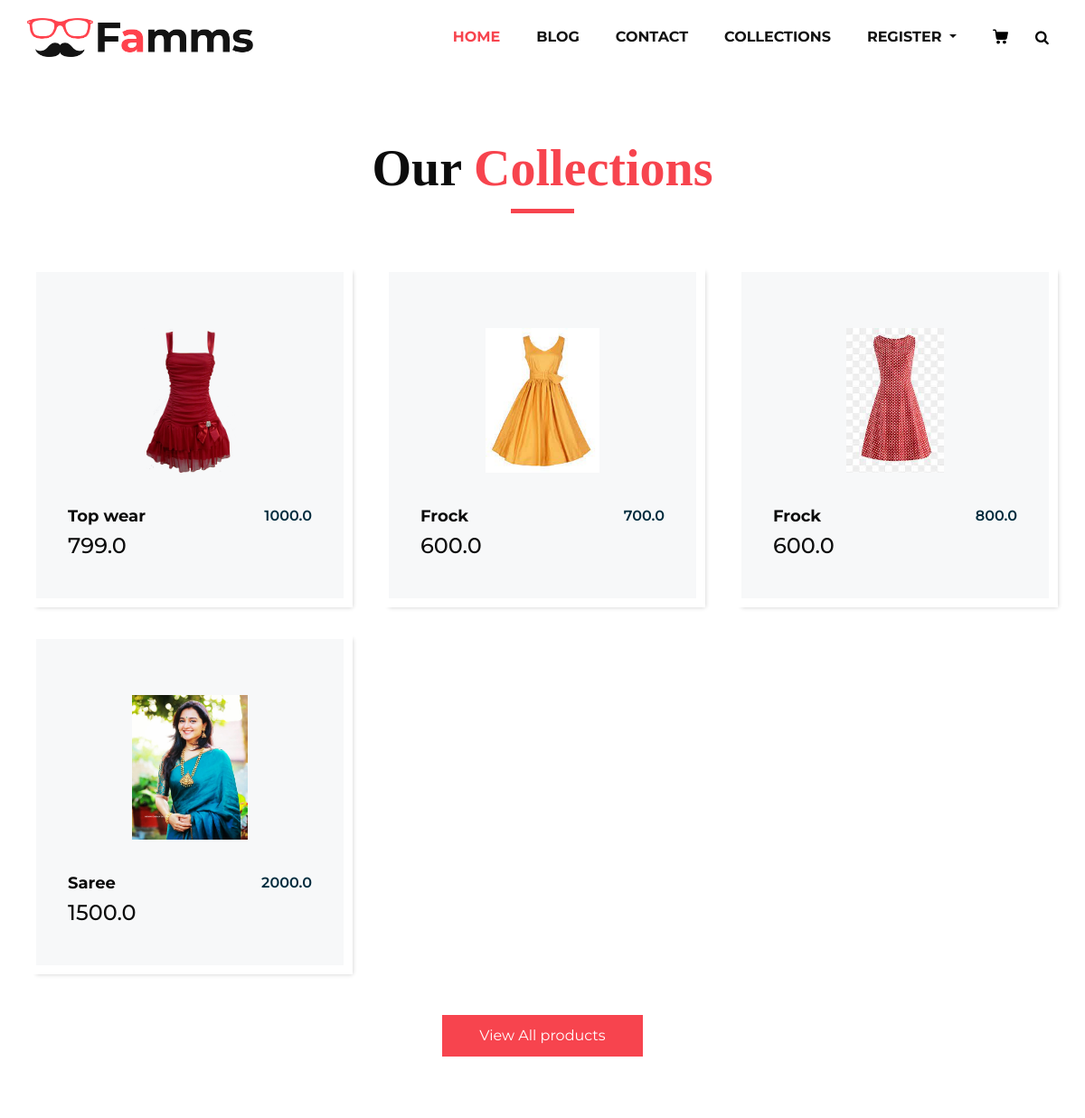
/collections/Women (upper part), run on an earlier commit of the app's database.
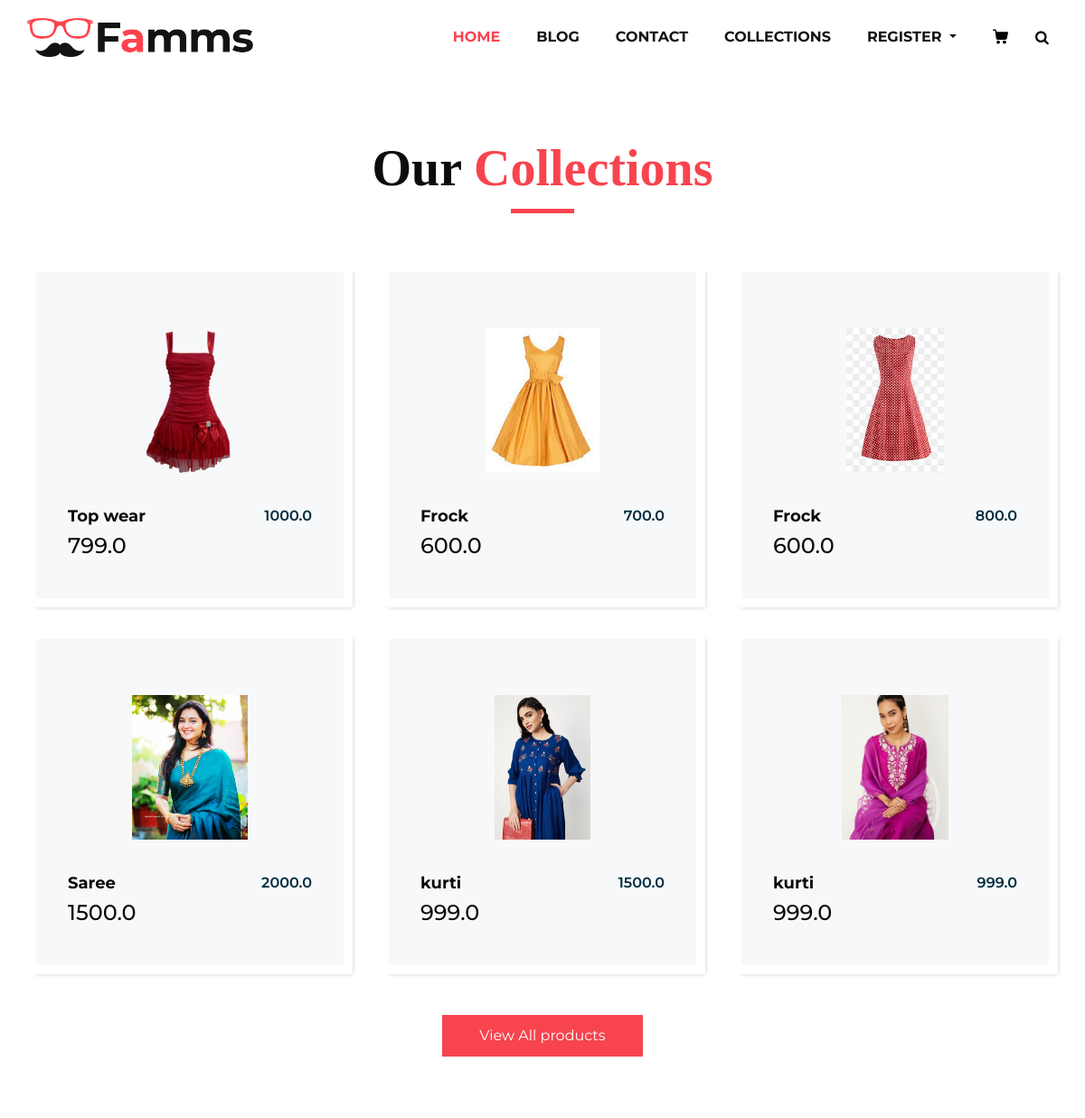
And on a later commit of the database.
### home/models.py (models this page shows, shortened)
class Product(models.Model):
    category = models.ForeignKey(Category,on_delete=models.CASCADE)
    slug = models.CharField(max_length=50, null = False, blank = False)
    name = models.CharField(max_length=100,null=False,blank = False)
    product_image =models.ImageField(upload_to="category_img",null =False,blank=False)
    description = models.CharField(max_length=500,null=False,blank = False)
    quantity = models.IntegerField(null=False,blank=False)
    original_price =models.FloatField(null=False,blank=False)
    selling_price = models.FloatField(null=False,blank=False)
    status = models.IntegerField(default=False,help_text="0=default, 1=hidden")
    trending = models.BooleanField(default=False,help_text="0=default, 1=hidden")

### home/views.py (the view)
# urls.py: path('collections/<str:slug>',views.collectionsview,name="collectionsview"),
def collectionsview(request,slug):
    if(Category.objects.filter(slug=slug,status = 0)):
        product = Product.objects.filter(category__slug = slug)
    else:
        messages.error(request, "Category not found")
        return redirect('collcetions')
    return render(request,'product.html',{"product":product})

### home/templates/product.html (shortened to what this page needs)
{% extends 'layouts/submain.html' %}
{% load static %}
{% block body %}
<section class="product_section layout_padding">
   <div class="container">
      <div class="heading_container heading_center">
         <h2>
            Our <span>Collections</span>
         </h2>
      </div>
      <div class="row">
         {% for item in product %}
         <div class="col-sm-6 col-md-4 col-lg-4">
            <div class="box">
               <div class="img-box">
                  <img src="{{item.product_image.url}}" alt="">
               </div>
               <div class="detail-box">
                  <h5>
                     {{item.name}}
                  </h5>
                <h6>
                    {{item.original_price}}
                </h6>
               </div>
               <h4>{{item.selling_price}}
               </h4>
            </div>
         </div>
         {% endfor %}
      </div>
      <div class="btn-box">
         <a href="">
         View All products
         </a>
      </div>
   </div>
</section>
{% endblock %}

### home/templates/layouts/submain.html (shortened to what this page needs)
{% load static %}
<!DOCTYPE html>
<html>
   <head>
      <link rel="stylesheet" type="text/css" href="{% static 'css/bootstrap.css' %}" />
      <link href="{% static 'css/font-awesome.min.css' %}" rel="stylesheet" />
      <link href="{% static 'css/style.css' %}" rel="stylesheet" />
      <link href="{% static 'css/responsive.css' %}" rel="stylesheet" />
   </head>
   <body>
      <div>
      {% include 'inc/navbar.html' %}
      </div>
      {% block body%}
      {% endblock %}
  </body>
</html>

### home/templates/inc/navbar.html (shortened to what this page needs)
{% load static %}
    <header class="header_section">
       <div class="container">
          <nav class="navbar navbar-expand-lg custom_nav-container ">
             <a class="navbar-brand" href="index.html"><img width="250" src="{% static 'images/logo.png'%}" alt="#" /></a>
             <div class="collapse navbar-collapse" id="navbarSupportedContent">
                <ul class="navbar-nav">
                   <li class="nav-item active">
                      <a class="nav-link" href="{%url 'home'%}">Home <span class="sr-only">(current)</span></a>
                   </li>
                   <li class="nav-item">
                     <a class="nav-link" href="blog_list.html">Blog</a>
                  </li>
                  <li class="nav-item">
                     <a class="nav-link" href="{%url 'contact'%}">Contact</a>
                  </li>
                  <li class="nav-item">
                     <a class="nav-link" href="{% url 'collections' %}">Collections</a>
                  </li>
                   {% if user.is_authenticated %}
                   <li class="nav-item">
                     <a class="nav-link" href="{%url 'logout'%}">Logout</a>
                  </li>
                  {% else %}
                   <li class="nav-item dropdown">
                    <a class="nav-link dropdown-toggle" href="#" data-toggle="dropdown" role="button" aria-haspopup="true" aria-expanded="true"> <span class="nav-label">Register </a>
                 </li>
                 {% endif %}
                   <li class="nav-item">
                      <a class="nav-link" href="#">
                      </a>
                   </li>
                   <form class="form-inline">
                      <button class="btn  my-2 my-sm-0 nav_search-btn" type="submit">
                      <i class="fa fa-search" aria-hidden="true"></i>
                      </button>
                   </form>
                </ul>
             </div>
          </nav>
       </div>
    </header>

### home/static/css/style.css (style rules this page uses)
* { box-sizing: border-box; }
body { font-family: 'Montserrat', sans-serif; color: #0c0c0c; background-color: #ffffff; overflow-x: hidden; }
.layout_padding { padding: 70px 0; }
h1, h2 { font-family: 'Playfair Display', serif; }
.heading_container { display: -webkit-box; display: -ms-flexbox; display: flex; -webkit-box-orient: vertical; -webkit-box-direction: normal; -ms-flex-direction: column; flex-direction: column; -webkit-box-align: start; -ms-flex-align: start; align-items: flex-start; }
.heading_container h2 { position: relative; margin-bottom: 0; font-size: 3.5rem; font-weight: bold; }
.heading_container h2::after { content: ""; display: block; width: 70px; height: 5px; background: #f7444e; margin: 10px auto 10px; }
.heading_container h2 span { color: #f7444e; }
.heading_container.heading_center { -webkit-box-align: center; -ms-flex-align: center; align-items: center; text-align: center; }
a, a:hover, a:focus { text-decoration: none; }
.btn, .btn:focus { outline: none !important; -webkit-box-shadow: none; box-shadow: none; }
.header_section { padding: 15px 0; }
.navbar-brand { font-family: 'Playfair Display', serif; }
.custom_nav-container { padding: 0; }
.custom_nav-container .navbar-nav { margin-left: auto; }
.custom_nav-container .navbar-nav .nav-item .nav-link { padding: 5px 20px; color: #131313; text-align: center; text-transform: uppercase; border-radius: 5px; -webkit-transition: all 0.3s; transition: all 0.3s; font-weight: 700; }
.custom_nav-container .navbar-nav .nav-item .nav-link svg { width: 17px; height: auto; fill: #000000; margin-bottom: 2px; }
.custom_nav-container .navbar-nav .nav-item:hover .nav-link, .custom_nav-container .navbar-nav .nav-item.active .nav-link { color: #f7444e; }
.custom_nav-container .nav_search-btn { width: 35px; height: 35px; padding: 0; border: none; color: #000000; }
.product_section .heading_container { margin-bottom: 20px; }
.product_section .box { position: relative; margin-top: 25px; padding: 35px 35px; background-color: #f7f8f9; -webkit-transition: all .3s; transition: all .3s; overflow: hidden; box-shadow: 5px 5px 5px -5px rgba(0,0,0,.2); border: solid #fff 10px; }
.product_section .box .img-box { display: -webkit-box; display: -ms-flexbox; display: flex; -webkit-box-pack: center; -ms-flex-pack: center; justify-content: center; -webkit-box-align: center; -ms-flex-align: center; align-items: center; height: 215px; }
.product_section .box .img-box img { max-width: 100%; max-height: 160px; -webkit-transition: all .3s; transition: all .3s; }
.product_section .box .detail-box { text-align: center; display: -webkit-box; display: -ms-flexbox; display: flex; -webkit-box-pack: justify; -ms-flex-pack: justify; justify-content: space-between; }
.product_section .box .detail-box h5 { font-size: 18px; margin-top: 10px; }
.product_section .box .detail-box h6 { margin-top: 10px; color: #002c3e; font-weight: 600; }
.product_section .btn-box { display: -webkit-box; display: -ms-flexbox; display: flex; -webkit-box-pack: center; -ms-flex-pack: center; justify-content: center; margin-top: 45px; }
.product_section .btn-box a { display: inline-block; padding: 10px 40px; background-color: #f7444e; border: 1px solid #f7444e; color: #ffffff; border-radius: 0; -webkit-transition: all 0.3s; transition: all 0.3s; }
.detail-box h5 { font-size: 21px; font-weight: 700; }

### home/static/css/responsive.css (style rules this page uses)
@media (min-width: 1200px) { .container { max-width: 1170px; } }

What changed in the data, as far as the page shows it:
added Product: product_image (picture), name "kurti", original_price "1500.0", selling_price "999.0"
added Product: product_image (picture), name "kurti", original_price "999.0", selling_price "999.0"
